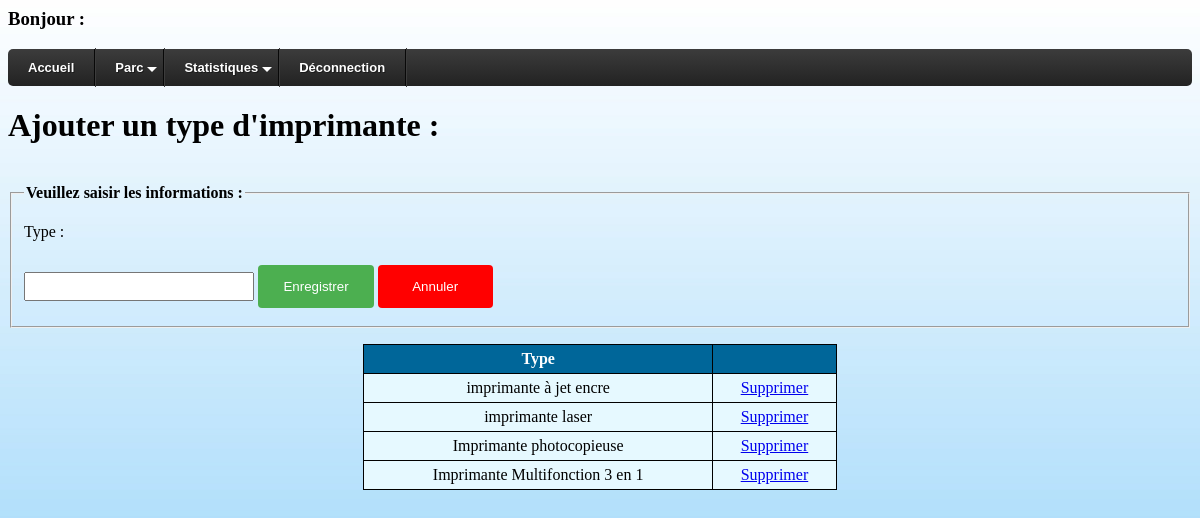
The app's page /ajouter/type/type_imprimante.php with its own data.
### tables this page shows
CREATE TABLE `type_imprimantes` (
  `id` int(22) NOT NULL,
  `type` text NOT NULL
);

### ajouter/type/type_imprimante.php (the view, shortened to what this page needs)
<?php
$req = "select * from type_imprimantes order by id";
$rs=mysql_query($req);
echo"<h3>Bonjour : ".$_SESSION["login"]."</h3>";
?>
<!DOCTYPE html>
<html lang=''>
<head>
   <link rel="stylesheet" href="../../css/styles1.css">
</head>
<body>
  <div id='cssmenu'>
  <ul>
    <li><a href='../../home.php'><span>Accueil</span></a></li>
     <li class='active has-sub'><a href='#'><span>Parc</span></a>
           </li>
     <li class='active has-sub'><a href='#'><span>Statistiques</span></a>
     </li>
     <li class='last'><a href='deco.php'><span>Déconnection</span></a></li>
  </ul>
  </div>
<h1 align="">Ajouter un type d'imprimante :</h1><br />
<form method="post" action="">
                     <fieldset>
                       <legend><strong>Veuillez saisir les informations : </strong></legend>
                     <p>Type :</p>
                     <input type="text" name="type">
                     <input name="enregistrer" type="submit" value="Enregistrer">
                     <a href="../ajouter_imprimante.php">
                         <input type="button" value="Annuler">
                     </a>
                 </fieldset>
      </form>
      <table class="tab" border="1" width="40%" align="center">
         <tr><th>Type</th>
         <th></th></tr>
         <?php while($ET=mysql_fetch_assoc($rs)) { ?>
         <tr>
           <td><?php echo($ET['type'])?></td>
             <td><a href="type_imprimante.php?delid=<?php echo($ET['id'])?>">Supprimer</a></td>
         </tr>
         <?php } ?>
      </table>
    </body>
</html>

### css/styles1.css (style rules this page uses)
input[type=submit] { width: 10%; background-color: #4CAF50; color: white; padding: 14px 20px; margin: 8px 0; border: none; border-radius: 4px; cursor: pointer; }
input[type=text] , input[type=email] , input[type=date] { width: 20%; padding: 5px; box-sizing: border-box; }
input[type=button] { width: 10%; background-color: #FF0000; color: white; padding: 14px 20px; margin: 8px 0; border: none; border-radius: 4px; cursor: pointer; }
body { background-repeat: no-repeat; background-image: url(img/background.jpg); background-attachment: fixed; background-size: cover; height: 100%; }
#cssmenu, #cssmenu ul, #cssmenu li, #cssmenu a { border: none; line-height: 1; margin: 0; padding: 0; }
#cssmenu { height: 37px; display: block; border-radius: 5px; width: auto; border-color: #080808; margin: 0; padding: 0; }
#cssmenu > ul { list-style: inside none; margin: 0; padding: 0; }
#cssmenu > ul > li { list-style: inside none; float: left; display: inline-block; position: relative; margin: 0; padding: 0; }
#cssmenu > ul > li > a { outline: none; display: block; position: relative; text-align: center; text-decoration: none; text-shadow: 1px 1px 0 rgba(0, 0, 0, 0.4); font-weight: 700; font-size: 13px; font-family: Arial, Helvetica, sans-serif; border-right: 1px solid #080808; color: #ffffff; padding: 12px 20px; }
#cssmenu > ul > li:first-child > a { border-radius: 5px 0 0 5px; }
#cssmenu > ul > li > a:after { content: ""; position: absolute; border-right: 1px solid; top: -1px; bottom: -1px; right: -2px; z-index: 99; border-color: #3c3c3c; }
#cssmenu > ul > li.has-sub > a:before { content: ""; position: absolute; top: 18px; right: 6px; border: 5px solid transparent; border-top: 5px solid #ffffff; }
#cssmenu, #cssmenu ul ul > li:hover > a, #cssmenu ul ul li a:hover { background: #3c3c3c; background: -moz-linear-gradient(top, #3c3c3c 0%, #222222 100%); background: -webkit-gradient(linear, left top, left bottom, color-stop(0%, #3c3c3c), color-stop(100%, #222222)); background: -webkit-linear-gradient(top, #3c3c3c 0%, #222222 100%); background: -o-linear-gradient(top, #3c3c3c 0%, #222222 100%); background: -ms-linear-gradient(top, #3c3c3c 0%, #222222 100%); background: linear-gradient(top, #3c3c3c 0%, #222222 100%); }
.tab { border: 1.5px solid black; border-collapse: collapse; background-color: #e6f9ff; }
.tab th, .tab td { padding: 5px; text-align: center; }
th, td { padding: 10px; }
th { background-color: #006699; color: white; }

### records on screen
type_imprimantes: type "imprimante à jet encre"
type_imprimantes: type "imprimante laser"
type_imprimantes: type "Imprimante photocopieuse"
type_imprimantes: type "Imprimante Multifonction 3 en 1"
